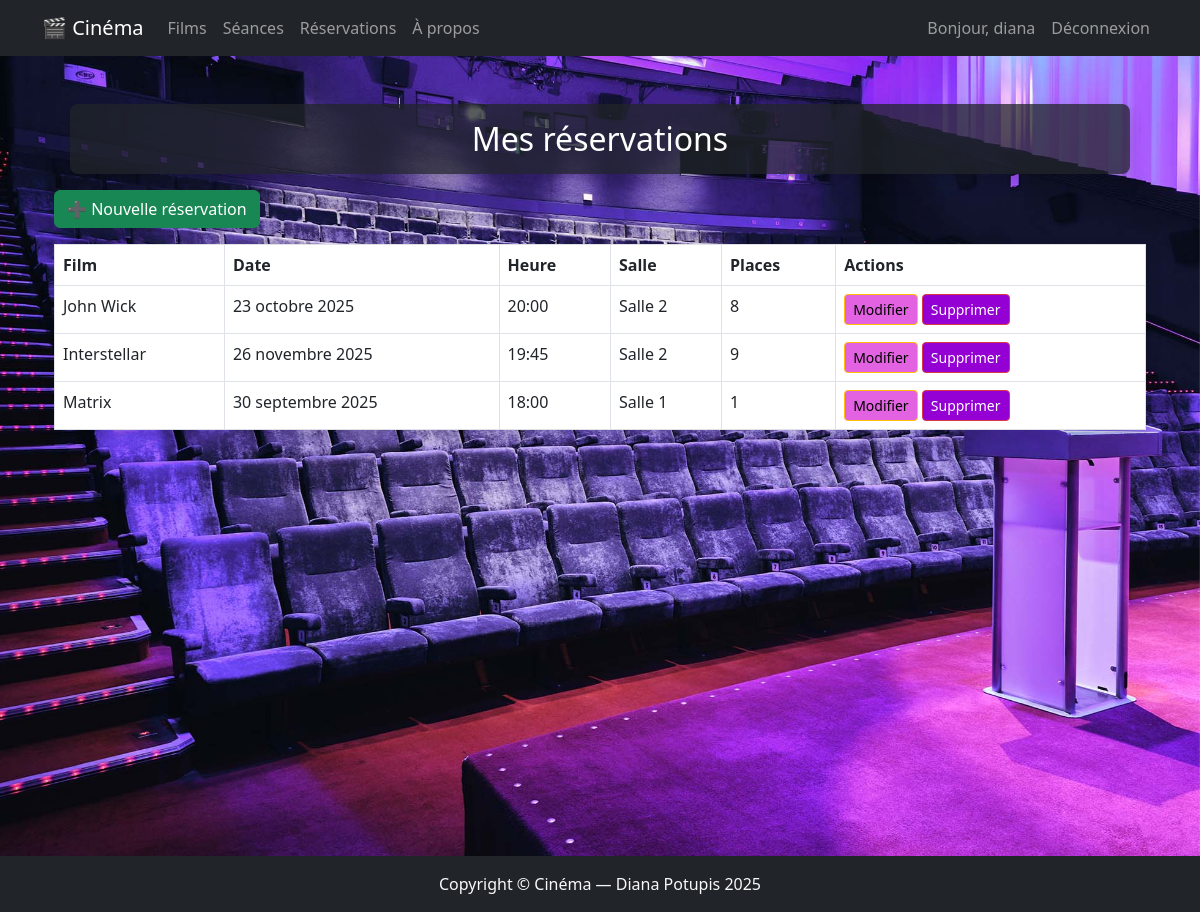
The app's page /reservations/ (signed in), older data.
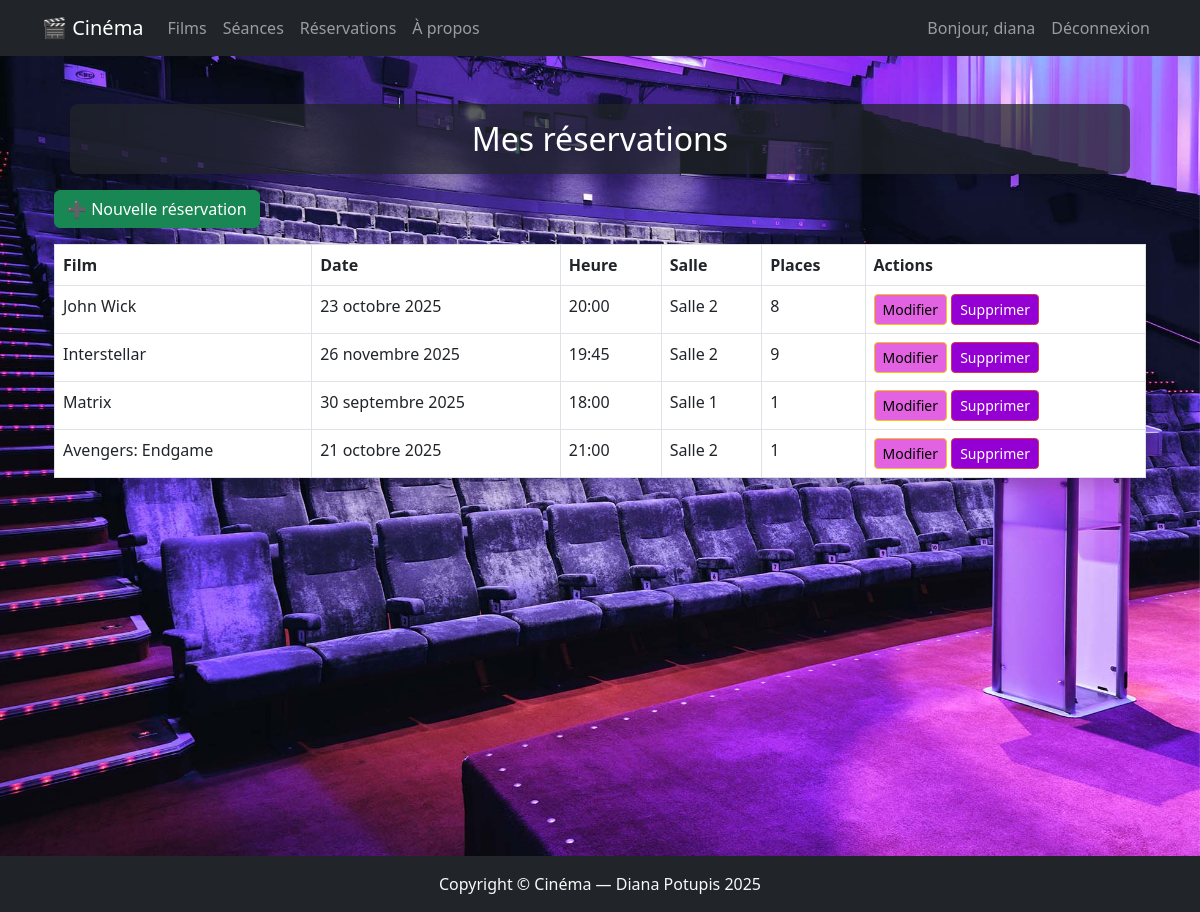
The same page, newer data.
### demo_app/models.py (models this page shows, shortened)
class Reservation(models.Model):
   user = models.ForeignKey(User,verbose_name="Utilisateur", related_name='reservations', on_delete=models.CASCADE )
   seance = models.ForeignKey(Seance, verbose_name="Seance", related_name='reservations', on_delete=models.CASCADE)
   places = models.PositiveIntegerField(verbose_name="Places")
   reservation_date = models.DateTimeField(auto_now_add=True, verbose_name="Date réservation")
   class Meta:
      ordering = ('reservation_date', )
      verbose_name = "réservation"
      verbose_name_plural = "réservations"

class Seance(models.Model):
   film = models.ForeignKey(Film, verbose_name="Films", related_name='seances', on_delete=models.CASCADE )
   date = models.DateField(verbose_name="Date")
   time = models.TimeField(verbose_name="Heure")
   hall = models.ForeignKey(Hall, verbose_name="Salle", related_name='seances', on_delete=models.CASCADE)
   class Meta:
    ordering = ('date', 'time')
    verbose_name = "séance"
    verbose_name_plural = "séances"

class Film(models.Model):
  title = models.CharField(max_length=100, verbose_name="Titre")
  description = models.TextField(verbose_name="Description")
  duration = models.DurationField(verbose_name="Durée")
  genre = models.ForeignKey(Genre, on_delete=models.SET_NULL, null=True, verbose_name="Genre")
  poster = models.ImageField(verbose_name="Affiche", upload_to='img/', default='img/default.png')
  actors = models.ManyToManyField('Actor', related_name='films', verbose_name="Acteurs")
  class Meta:
    ordering = ('title', )
    verbose_name = "film"
    verbose_name_plural = "films"

class Hall(models.Model):
    name = models.CharField(max_length=50, unique=True, verbose_name="Salle")
    class Meta:
      ordering = ('name', )
      verbose_name = "salle"
      verbose_name_plural = "salles"

### demo_app/views.py (the view)
# urls.py: path('reservations/', views.ReservationListView.as_view(), name='reservation_list'),
@method_decorator(login_required, name='dispatch')
class ReservationListView(View):
    def get(self, request):
        reservations = Reservation.objects.filter(user=request.user)
        return render(request, 'reservation_list.html', {'reservations': reservations})

### demo_app/templates/reservation_list.html (shortened to what this page needs)
{% extends 'base.html' %}
{% block content %}
<div class="container mt-5">
  <h2 class="text-white text-center m-3 p-3 bg-dark bg-opacity-75 rounded-3 shadow">Mes réservations</h2>
  <a href="{% url 'reservation_create' %}" class="btn btn-success mb-3">➕ Nouvelle réservation</a>
  {% if reservations %}
  <table class="table table-bordered bg-white shadow">
    <thead>
      <tr>
        <th>Film</th>
        <th>Date</th>
        <th>Heure</th>
        <th>Salle</th>
        <th>Places</th>
        <th>Actions</th>
      </tr>
    </thead>
    <tbody>
      {% for r in reservations %}
      <tr>
        <td>{{ r.seance.film.title }}</td>
        <td>{{ r.seance.date }}</td>
        <td>{{ r.seance.time|time:"H:i" }}</td>
        <td>{{ r.seance.hall.name }}</td>
        <td>{{ r.places }}</td>
        <td>
            <a href="{% url 'reservation_edit' r.id %}" class="btn btn-sm btn-warning" style="background-color: rgb(226, 98, 226) ;">Modifier</a>
            <form action="{% url 'reservation_delete' r.id %}" method="post" class="d-inline">
                <button type="submit" class="btn btn-sm btn-danger" style="background-color: darkviolet;">Supprimer</button>
            </form>
        </td>
      </tr>
      {% endfor %}
    </tbody>
  </table>
  {% else %}
  <p class="alert alert-info">Vous n’avez aucune réservation.</p>
  {% endif %}
</div>
{% endblock %}

Row changes from the older to the newer data that the page shows:
added Reservation: seance.film "Avengers: Endgame", seance "21 octobre 2025", seance.time "21:00", seance.hall.name "Salle 2", places "1"
